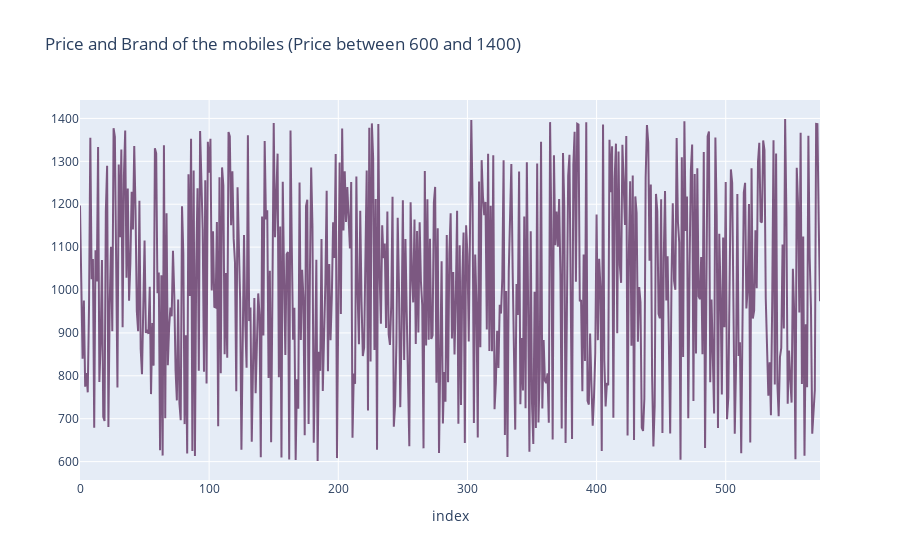

Notebook code cell kept with this figure:
### Code cell
trace1 = go.Scatter(
    x = df.index,
    y = betn_600_and_1400['Price'],
    name = 'Price',
    mode = 'lines',
    marker = dict(color = 'rgba(80,27,80,0.7)'),
    text = df.Brand
)

data1 = [trace1]

layout = dict(title = 'Price and Brand of the mobiles (Price between 600 and 1400)',
            xaxis = dict(title = 'index', ticklen = 5, zeroline = False))

fig = dict(data = data1, layout = layout)
iplot(fig)

### Figure 1 — Plotly figure (JSON) as saved in the notebook; plotly's stock layout.template omitted (floating-point values rounded to 4 significant figures; data arrays with more than 128 entries replaced by an {"elided": "..."} marker saying what was removed)
{"data": [{"marker": {"color": "rgba(80,27,80,0.7)"}, "mode": "lines", "name": "Price", "text": {"elided": "1000 str values"}, "type": "scatter", "x": {"elided": "1000 int values"}, "y": {"elided": "574 float values"}}], "layout": {"title": {"text": "Price and Brand of the mobiles (Price between 600 and 1400)"}, "xaxis": {"ticklen": 5, "title": {"text": "index"}, "zeroline": false}}}
